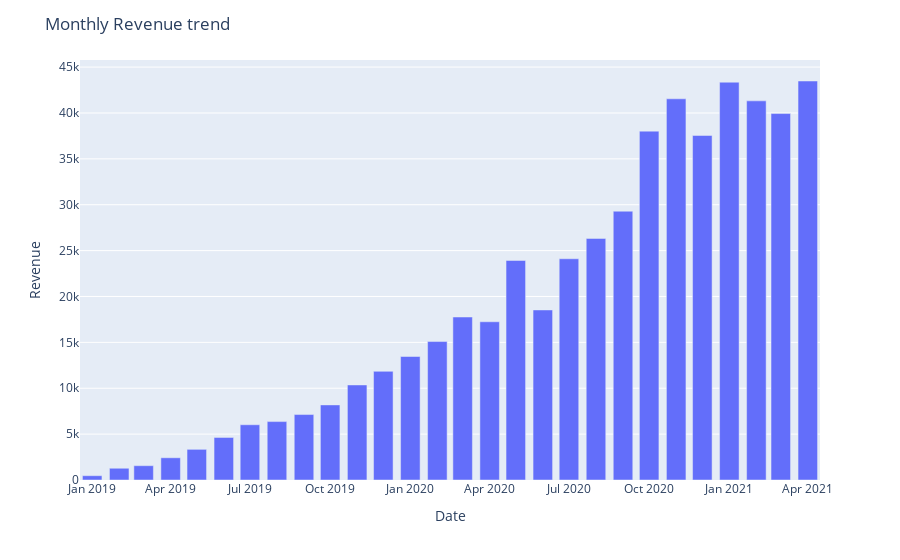

Write notebook code for a chart like this one.
### Code cell
#Plotting Montly revenue trend
fig = px.bar(df, years,trend['Revenue'])
fig.update_layout(title_text='Monthly Revenue trend')
fig.update_xaxes(title= 'Date',ticklen= 5,zeroline= False)
fig.update_yaxes(title= 'Revenue',ticklen= 5,zeroline= False)   
fig.show()

### Figure 1 — Plotly figure (JSON) as saved in the notebook; plotly's stock layout.template omitted (floating-point values rounded to 4 significant figures)
{"data": [{"alignmentgroup": "True", "hovertemplate": "x=%{x}<br>y=%{y}<extra></extra>", "legendgroup": "", "marker": {"color": "#636efa"}, "name": "", "offsetgroup": "", "orientation": "v", "showlegend": false, "textposition": "auto", "type": "bar", "x": ["2019-01", "2019-02", "2019-03", "2019-04", "2019-05", "2019-06", "2019-07", "2019-08", "2019-09", "2019-10", "2019-11", "2019-12", "2020-01", "2020-02", "2020-03", "2020-04", "2020-05", "2020-06", "2020-07", "2020-08", "2020-09", "2020-10", "2020-11", "2020-12", "2021-01", "2021-02", "2021-03", "2021-04"], "xaxis": "x", "y": [468.6, 1281.0, 1559.0, 2422.0, 3342.0, 4636.0, 6022.0, 6367, 7133.0, 8185.0, 10360.0, 11840.0, 13460.0, 15090.0, 17760.0, 17240.0, 23930.0, 18530.0, 24110.0, 26330.0, 29290.0, 38020.0, 41540.0, 37550.0, 43350.0, 41320.0, 39940.0, 43480.0], "yaxis": "y"}], "layout": {"barmode": "relative", "legend": {"tracegroupgap": 0}, "margin": {"t": 60}, "title": {"text": "Monthly Revenue trend"}, "xaxis": {"anchor": "y", "domain": [0, 1], "ticklen": 5, "title": {"text": "Date"}, "zeroline": false}, "yaxis": {"anchor": "x", "domain": [0, 1], "ticklen": 5, "title": {"text": "Revenue"}, "zeroline": false}}}
